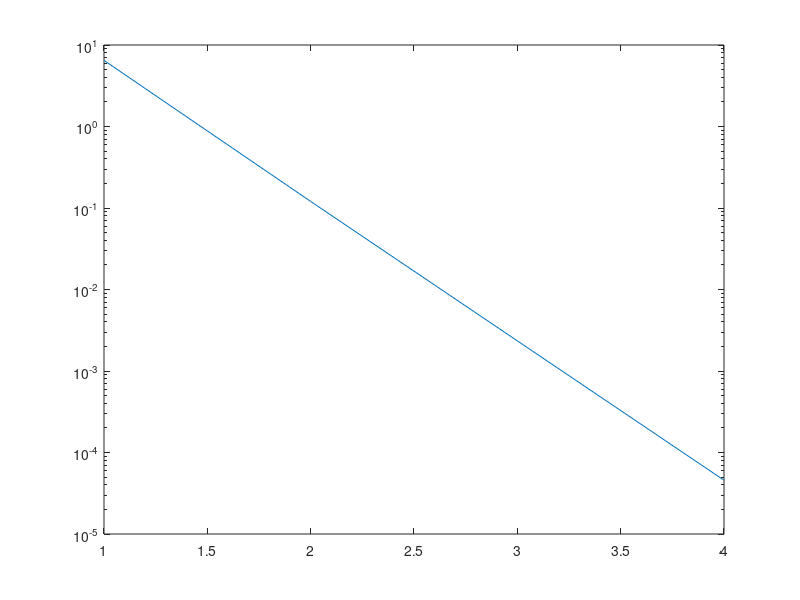

Here is the MATLAB script that generated this plot:
close all
clear
clc
%Fixed Point Method
%Initial Guess
x0 = 0.1;

%Define stopping criterion
Es = 0.001;  %Units in percent
xi = (log(x0^2+6))/2;
xii = (log(xi^2+6))/2;
gprime = abs((xi - xii)/(x0 - xi));
Ea = abs((xii - xi)/(xii))*100;
i = 0;
while Ea > Es
    i = i+1;
    xi = (log(x0^2+6))/2;
    xii = (log(xi^2+6))/2;
    Ea(i) = abs((xii - xi)/(xii))*100;
    gprime = abs((xi - xii)/(x0 - xi))
    x0 = xii;
end
disp('g(x) is linearly converging because the absolute value of gprime is less than one.');
disp('Root =');
disp(xii);
semilogy(Ea);

